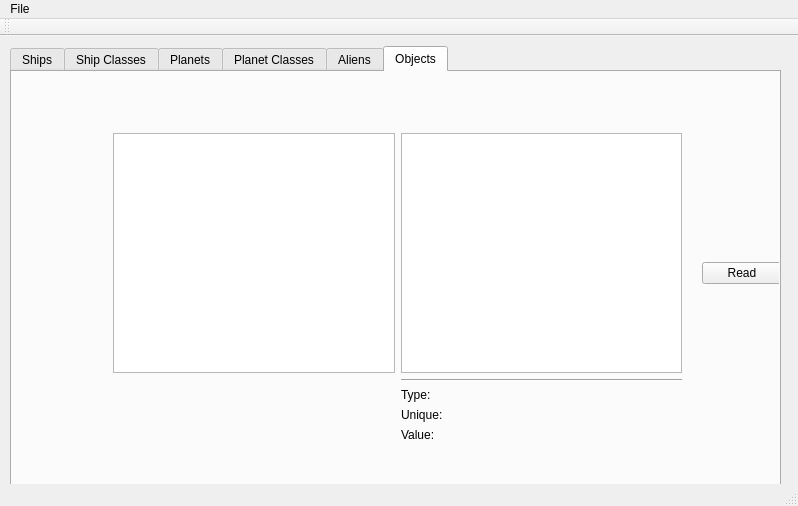
<?xml version="1.0" encoding="UTF-8"?>
<ui version="4.0">
 <class>MainWindow</class>
 <widget class="QMainWindow" name="MainWindow">
  <property name="geometry">
   <rect>
    <x>0</x>
    <y>0</y>
    <width>798</width>
    <height>506</height>
   </rect>
  </property>
  <property name="windowTitle">
   <string>MainWindow</string>
  </property>
  <widget class="QWidget" name="centralWidget">
   <widget class="QTabWidget" name="tabWidget">
    <property name="geometry">
     <rect>
      <x>10</x>
      <y>10</y>
      <width>771</width>
      <height>441</height>
     </rect>
    </property>
    <property name="currentIndex">
     <number>5</number>
    </property>
    <widget class="QWidget" name="m_tabShips">
     <attribute name="title">
      <string>Ships</string>
     </attribute>
    </widget>
    <widget class="QWidget" name="m_tabShipClasses">
     <attribute name="title">
      <string>Ship Classes</string>
     </attribute>
    </widget>
    <widget class="QWidget" name="m_tabPlanets">
     <attribute name="title">
      <string>Planets</string>
     </attribute>
    </widget>
    <widget class="QWidget" name="m_tabPlanetClasses">
     <attribute name="title">
      <string>Planet Classes</string>
     </attribute>
    </widget>
    <widget class="QWidget" name="m_tabAliens">
     <attribute name="title">
      <string>Aliens</string>
     </attribute>
    </widget>
    <widget class="QWidget" name="m_tabObjects">
     <attribute name="title">
      <string>Objects</string>
     </attribute>
     <widget class="QWidget" name="gridLayoutWidget">
      <property name="geometry">
       <rect>
        <x>90</x>
        <y>50</y>
        <width>591</width>
        <height>331</height>
       </rect>
      </property>
      <layout class="QGridLayout" name="gridLayout">
       <item row="0" column="1">
        <widget class="QGraphicsView" name="m_objectImageView"/>
       </item>
       <item row="3" column="1">
        <widget class="QLabel" name="m_objectUniqueLabel">
         <property name="text">
          <string>Unique:</string>
         </property>
        </widget>
       </item>
       <item row="4" column="1">
        <widget class="QLabel" name="m_objectValueLabel">
         <property name="text">
          <string>Value:</string>
         </property>
        </widget>
       </item>
       <item row="1" column="1">
        <widget class="Line" name="m_objectHLine">
         <property name="orientation">
          <enum>Qt::Horizontal</enum>
         </property>
        </widget>
       </item>
       <item row="2" column="1">
        <widget class="QLabel" name="m_objectTypeLabel">
         <property name="text">
          <string>Type:</string>
         </property>
        </widget>
       </item>
       <item row="0" column="0">
        <widget class="QListWidget" name="listWidget"/>
       </item>
      </layout>
     </widget>
     <widget class="QPushButton" name="pushButton">
      <property name="geometry">
       <rect>
        <x>690</x>
        <y>190</y>
        <width>80</width>
        <height>22</height>
       </rect>
      </property>
      <property name="text">
       <string>Read</string>
      </property>
     </widget>
    </widget>
   </widget>
  </widget>
  <widget class="QMenuBar" name="menuBar">
   <property name="geometry">
    <rect>
     <x>0</x>
     <y>0</y>
     <width>798</width>
     <height>20</height>
    </rect>
   </property>
   <widget class="QMenu" name="menuFile">
    <property name="title">
     <string>File</string>
    </property>
    <addaction name="actionOpen_game_data_dir"/>
    <addaction name="actionOpen_saved_game"/>
    <addaction name="actionClose_data_files"/>
    <addaction name="separator"/>
    <addaction name="actionExit"/>
   </widget>
   <addaction name="menuFile"/>
  </widget>
  <widget class="QToolBar" name="mainToolBar">
   <attribute name="toolBarArea">
    <enum>TopToolBarArea</enum>
   </attribute>
   <attribute name="toolBarBreak">
    <bool>false</bool>
   </attribute>
  </widget>
  <widget class="QStatusBar" name="statusBar"/>
  <action name="actionOpen_game_data_dir">
   <property name="text">
    <string>Open game data directory...</string>
   </property>
  </action>
  <action name="actionOpen_saved_game">
   <property name="text">
    <string>Open saved game...</string>
   </property>
  </action>
  <action name="actionExit">
   <property name="text">
    <string>Exit</string>
   </property>
  </action>
  <action name="actionClose_data_files">
   <property name="text">
    <string>Close data files</string>
   </property>
  </action>
 </widget>
 <layoutdefault spacing="6" margin="11"/>
 <resources/>
 <connections/>
</ui>
